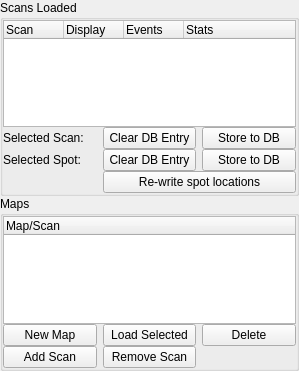
<?xml version="1.0" encoding="UTF-8"?>
<ui version="4.0">
 <class>Form</class>
 <widget class="QWidget" name="Form">
  <property name="geometry">
   <rect>
    <x>0</x>
    <y>0</y>
    <width>299</width>
    <height>371</height>
   </rect>
  </property>
  <property name="windowTitle">
   <string>Form</string>
  </property>
  <layout class="QGridLayout" name="gridLayout">
   <property name="margin">
    <number>0</number>
   </property>
   <property name="spacing">
    <number>0</number>
   </property>
   <item row="3" column="0" colspan="3">
    <widget class="QGroupBox" name="groupBox_2">
     <property name="title">
      <string>Maps</string>
     </property>
     <layout class="QGridLayout" name="gridLayout_3">
      <property name="verticalSpacing">
       <number>0</number>
      </property>
      <property name="margin">
       <number>0</number>
      </property>
      <item row="0" column="0" colspan="3">
       <widget class="QTreeWidget" name="mapTable">
        <column>
         <property name="text">
          <string>Map/Scan</string>
         </property>
        </column>
       </widget>
      </item>
      <item row="1" column="0">
       <widget class="FeedbackButton" name="newMapBtn">
        <property name="text">
         <string>New Map</string>
        </property>
       </widget>
      </item>
      <item row="1" column="1">
       <widget class="FeedbackButton" name="loadMapBtn">
        <property name="text">
         <string>Load Selected</string>
        </property>
       </widget>
      </item>
      <item row="1" column="2">
       <widget class="FeedbackButton" name="delMapBtn">
        <property name="text">
         <string>Delete</string>
        </property>
       </widget>
      </item>
      <item row="2" column="0">
       <widget class="FeedbackButton" name="addScanBtn">
        <property name="text">
         <string>Add Scan</string>
        </property>
       </widget>
      </item>
      <item row="2" column="1">
       <widget class="FeedbackButton" name="removeScanBtn">
        <property name="text">
         <string>Remove Scan</string>
        </property>
       </widget>
      </item>
     </layout>
    </widget>
   </item>
   <item row="2" column="0" colspan="3">
    <widget class="QGroupBox" name="groupBox">
     <property name="title">
      <string>Scans Loaded</string>
     </property>
     <layout class="QGridLayout" name="gridLayout_2">
      <property name="verticalSpacing">
       <number>0</number>
      </property>
      <property name="margin">
       <number>0</number>
      </property>
      <item row="2" column="2">
       <widget class="FeedbackButton" name="storeDBSpotBtn">
        <property name="text">
         <string>Store to DB</string>
        </property>
       </widget>
      </item>
      <item row="1" column="0">
       <widget class="QLabel" name="label_2">
        <property name="text">
         <string>Selected Scan:</string>
        </property>
       </widget>
      </item>
      <item row="3" column="1" colspan="2">
       <widget class="FeedbackButton" name="rewriteSpotPosBtn">
        <property name="text">
         <string>Re-write spot locations</string>
        </property>
       </widget>
      </item>
      <item row="1" column="1">
       <widget class="FeedbackButton" name="clearDBScanBtn">
        <property name="text">
         <string>Clear DB Entry</string>
        </property>
       </widget>
      </item>
      <item row="2" column="1">
       <widget class="FeedbackButton" name="clearDBSpotBtn">
        <property name="text">
         <string>Clear DB Entry</string>
        </property>
       </widget>
      </item>
      <item row="1" column="2">
       <widget class="FeedbackButton" name="storeDBScanBtn">
        <property name="text">
         <string>Store to DB</string>
        </property>
       </widget>
      </item>
      <item row="2" column="0">
       <widget class="QLabel" name="label">
        <property name="text">
         <string>Selected Spot:</string>
        </property>
       </widget>
      </item>
      <item row="0" column="0" colspan="3">
       <widget class="TreeWidget" name="scanTree">
        <property name="selectionMode">
         <enum>QAbstractItemView::ExtendedSelection</enum>
        </property>
        <property name="headerHidden">
         <bool>false</bool>
        </property>
        <attribute name="headerDefaultSectionSize">
         <number>60</number>
        </attribute>
        <attribute name="headerMinimumSectionSize">
         <number>10</number>
        </attribute>
        <column>
         <property name="text">
          <string>Scan</string>
         </property>
        </column>
        <column>
         <property name="text">
          <string>Display</string>
         </property>
        </column>
        <column>
         <property name="text">
          <string>Events</string>
         </property>
        </column>
        <column>
         <property name="text">
          <string>Stats</string>
         </property>
        </column>
       </widget>
      </item>
     </layout>
    </widget>
   </item>
  </layout>
 </widget>
 <customwidgets>
  <customwidget>
   <class>FeedbackButton</class>
   <extends>QPushButton</extends>
   <header>acq4.pyqtgraph</header>
  </customwidget>
  <customwidget>
   <class>TreeWidget</class>
   <extends>QTreeWidget</extends>
   <header>acq4.pyqtgraph</header>
  </customwidget>
 </customwidgets>
 <resources/>
 <connections/>
</ui>
